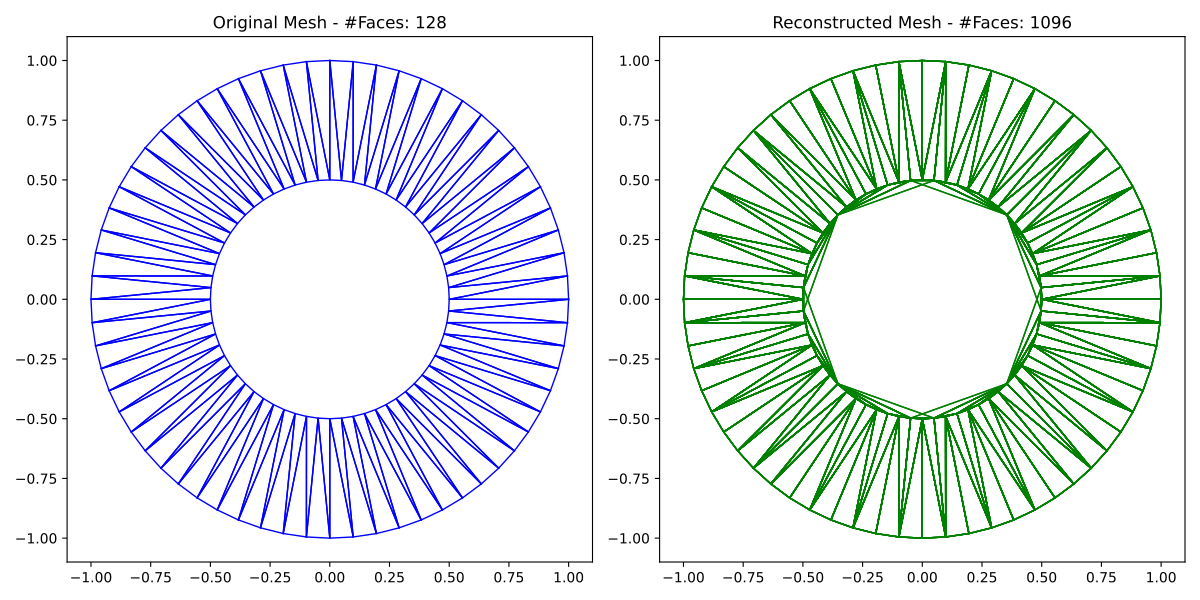

Write Python code to recreate this figure.
import matplotlib.pyplot as plt
from comgeo.core.vertex import Vertex2D, Vertex3D
from comgeo.core.mesh.triangle_mesh import TriangleMesh2D
from comgeo.core.mesh.primitives.face import Face
from comgeo.functional.mesh.delaunay.dt import delaunay_triangulation_naive
import os

def plot_mesh_and_points(mesh: TriangleMesh2D, recon_mesh: TriangleMesh2D, pdf_path: str):
	fig, axes = plt.subplots(1, 2, figsize=(12, 6))
	# Plot original mesh and point cloud on the left
	ax1 = axes[0]
	for face in mesh.faces:
		face: Face
		coords = [mesh.vertices[i] for i in face.vertex_ids]
		xs = [v.x for v in coords]
		ys = [v.y for v in coords]
		xs.append(xs[0])
		ys.append(ys[0])
		ax1.plot(xs, ys, color='blue', linewidth=1)
	# Removed point cloud plotting
	ax1.set_title(f'Original Mesh - #Faces: {len(mesh.faces)}')
	ax1.set_aspect('equal')

	# Plot reconstructed mesh on the right
	ax2 = axes[1]
	for face in recon_mesh.faces:
		coords = [recon_mesh.vertices[i] for i in face.vertex_ids]
		xs = [v.x for v in coords]
		ys = [v.y for v in coords]
		xs.append(xs[0])
		ys.append(ys[0])
		ax2.plot(xs, ys, color='green', linewidth=1)
	ax2.set_title(f'Reconstructed Mesh - #Faces: {len(recon_mesh.faces)}')
	ax2.set_aspect('equal')

	plt.tight_layout()
	plt.savefig(pdf_path)
	plt.close()

if __name__ == "__main__":
	base_dir = os.path.dirname(os.path.abspath(__file__))
	mesh_path = os.path.normpath(os.path.join(base_dir, '..', '..', 'sample', '2dmesh', 'o.obj'))
	pdf_path = os.path.join(base_dir, "2d_recon.pdf")
	mesh = TriangleMesh2D.from_file_path(mesh_path)
	recon_mesh = delaunay_triangulation_naive(mesh.vertices, verbose=True, progress_bar=False, refine=False)
	plot_mesh_and_points(mesh, recon_mesh, pdf_path)
